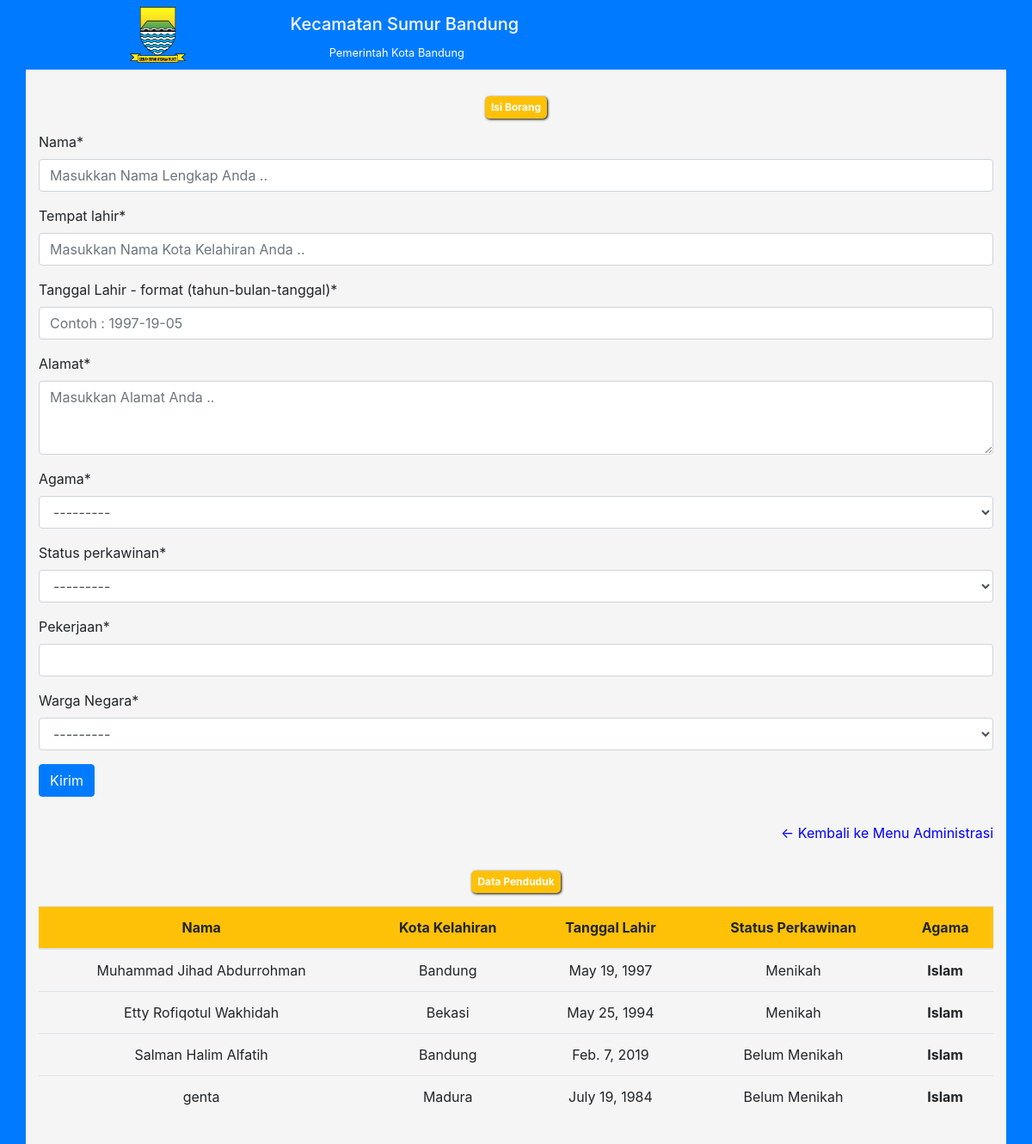
The page /layanan/administrasi/ktp on the database its author committed.
### layanan_publik/models.py (models this page shows, shortened)
class AdministrasiKTP(models.Model):
    nama = models.CharField(max_length=35)
    tempat_lahir = models.CharField(max_length=50)
    tanggal_lahir=models.DateField()
    alamat=models.TextField()
    PILIHAN_AGAMA=(
        ('Islam','Islam'),
        ('Kristen Katolik','Kristen Katolik'),
        ('Kristen Protestan','Kristen Protestan'),
        ('Budha','Budha'),
        ('Hindu','Hindu'),
        ('Kong Hu Cu','Kong Hu Cu'),
    )
    agama=models.CharField(max_length=17, choices=PILIHAN_AGAMA)
    PILIHAN_STATUS_KAWIN=(
        ('Belum Menikah','Belum Menikah'),
        ('Menikah','Menikah'),
        ('Cerai','Cerai')
    )
    status_perkawinan=models.CharField(max_length=11,choices=PILIHAN_STATUS_KAWIN)
    pekerjaan=models.CharField(max_length=45)
    PILIHAN_STATUS_WN=(
        ('WNI','WARGA NEGARA INDONESIA'),
        ('WNA','WARGA NEGARA ASING')
    )
    pilihan_status_wn=models.CharField(max_length=3,choices=PILIHAN_STATUS_WN)
    waktu_pembuatan=models.DateTimeField(auto_now_add=True)

### layanan_publik/views.py (the view)
# urls.py: path('administrasi/ktp',views.administrasiKTP,name='administrasiKTP'),
def administrasiKTP(request):
    formAdministrasiKTP = AdministrasiKTPForm
    context={
        'form_administrasi_KTP':formAdministrasiKTP,
        'list_orang':AdministrasiKTP.objects.all()
    }
    if request.method == "POST":
        formAdministrasiKTP=AdministrasiKTPForm(request.POST)
        if formAdministrasiKTP.is_valid():
            formAdministrasiKTP.save()
            return redirect('layanan_publik:administrasiKTP')
    return render(request,'layanan_publik/administrasi_ktp.html',context)

### layanan_publik/templates/layanan_publik/administrasi_ktp.html (shortened to what this page needs)
{% extends 'base.html' %}
{% load crispy_forms_tags %}
{% load static %}
{% block addStyles %}
    <link rel="stylesheet" href="{% static 'css/layanan_publik/administrasiKTP.css' %}">
{% endblock addStyles %}
{% block konten1 %}
    <div class="administrasi-ktp">
        <div class="container">
            <div class="container text-center">
                <span class="badge bg-warning text-white">
                    Isi Borang
                </span>
            </div>
            <form action="" method="POST">
                {{form_administrasi_KTP|crispy}}
                <button class="btn btn-primary">Kirim</button>
            </form>
        </div>
    </div>
    <div class="list-orang">
        <div class="container text-center">
        <div class="back text-right">
                <a href="{% url 'layanan_publik:administrasi' %}">
                    <p><- Kembali ke Menu Administrasi</p>
                </a>
            </div>
            <div class="container">
                <span class="badge bg-warning text-white">
                    Data Penduduk
                </span>
            </div>
            <table class="table">
                <thead>
                    <tr class='bg-warning'>
                        <th scope="col">Nama</th>
                        <th scope="col">Kota Kelahiran</th>
                        <th scope="col">Tanggal Lahir</th>
                        <th scope="col">Status Perkawinan</th>
                        <th scope="col">Agama</th>
                    </tr>
                </thead>
                <tbody>
                    {% for orang in list_orang  %}
                    <tr>
                        <td>{{orang.nama}}</td>
                        <td>{{orang.tempat_lahir}}</td>
                        <td>{{orang.tanggal_lahir}}</td>
                        <td>{{orang.get_status_perkawinan_display}}</td>
                        <th scope="row">{{orang.get_agama_display}}</th>
                    </tr>
                    {% endfor %}
                </tbody>
            </table>
        </div>
    </div>
{% endblock konten1 %}

### static/css/basestyle.css (style rules this page uses)
a { color: blue; text-decoration: none; }
span.badge { background-color:blue; padding:7px; border-radius: 5px; color:white; box-shadow:1px 1px 3px black }

### static/css/layanan_publik/administrasiKTP.css (style rules this page uses)
html { background-color: #007bff }
div.administrasi-ktp { background-color: #007bff }
div.administrasi-ktp div.container { background-color:whitesmoke; padding: 15px; border-radius: 10 }
div.list-orang { background-color: #007bff; }
div.list-orang div.container { background-color:whitesmoke; padding: 15px; }

### rows shown on the page
AdministrasiKTP: nama "Muhammad Jihad Abdurrohman", tempat_lahir "Bandung", tanggal_lahir "May 19, 1997", status_perkawinan "Menikah", agama "Islam"
AdministrasiKTP: nama "Etty Rofiqotul Wakhidah", tempat_lahir "Bekasi", tanggal_lahir "May 25, 1994", status_perkawinan "Menikah", agama "Islam"
AdministrasiKTP: nama "Salman Halim Alfatih", tempat_lahir "Bandung", tanggal_lahir "Feb. 7, 2019", status_perkawinan "Belum Menikah", agama "Islam"
AdministrasiKTP: nama "genta", tempat_lahir "Madura", tanggal_lahir "July 19, 1984", status_perkawinan "Belum Menikah", agama "Islam"
